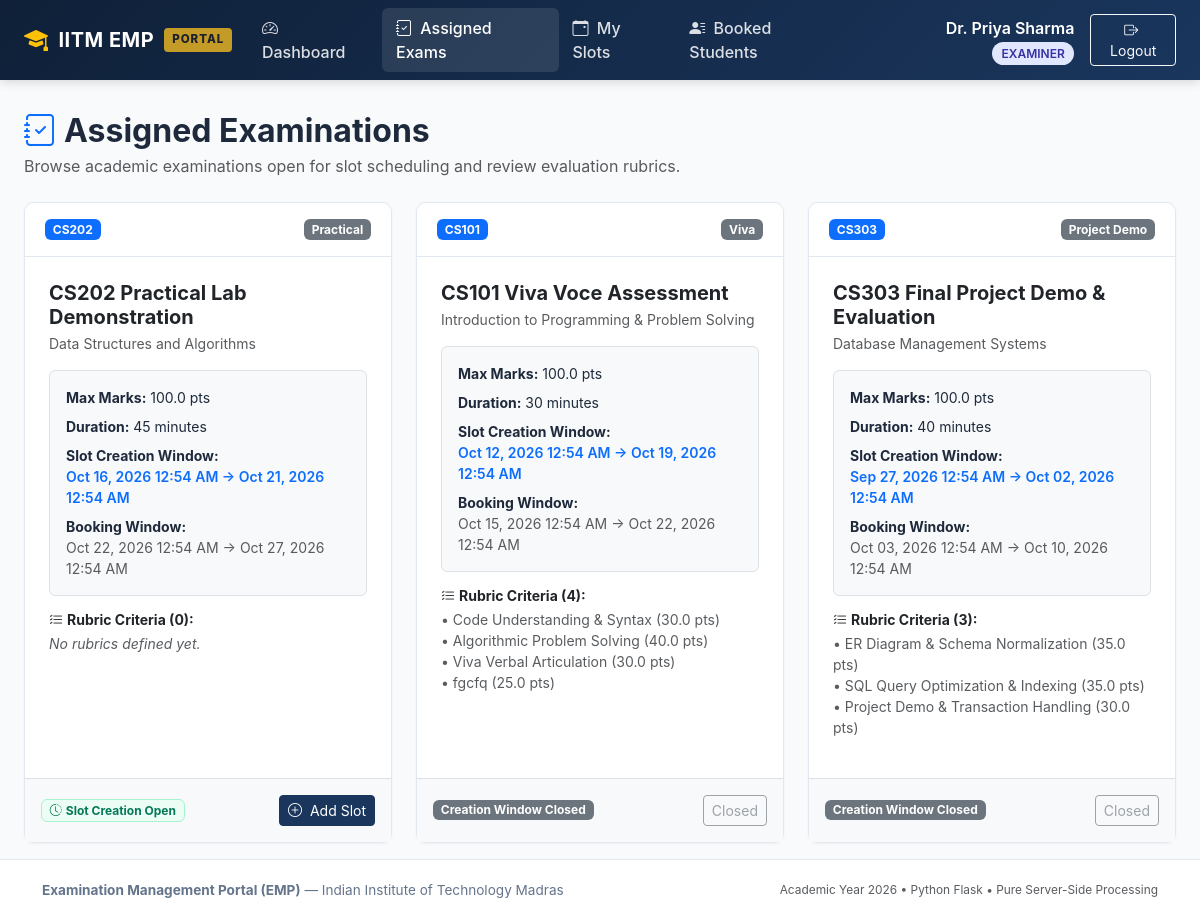
The page /examiner/examinations (signed in) on the database its author committed.
### models/user.py (models this page shows, shortened)
class User(UserMixin, db.Model):
    __tablename__ = 'users'
    id = db.Column(db.Integer, primary_key=True, autoincrement=True)
    name = db.Column(db.String(150), nullable=False)
    email = db.Column(db.String(150), unique=True, nullable=False, index=True)
    password_hash = db.Column(db.String(256), nullable=False)
    role = db.Column(db.String(20), nullable=False)
    status = db.Column(db.String(20), nullable=False, default='active')
    created_at = db.Column(db.DateTime, default=datetime.now, nullable=False)
    examiner_profile = db.relationship('ExaminerProfile', back_populates='user', uselist=False, cascade='all, delete-orphan')
    slots = db.relationship('ExaminationSlot', back_populates='examiner', foreign_keys='ExaminationSlot.examiner_id', cascade='all, delete-orphan')
    bookings = db.relationship('Booking', back_populates='student', foreign_keys='Booking.student_id', cascade='all, delete-orphan')

### models/examination.py (models this page shows, shortened)
class Examination(db.Model):
    __tablename__ = 'examinations'
    exam_id = db.Column(db.Integer, primary_key=True, autoincrement=True)
    course_id = db.Column(db.Integer, db.ForeignKey('courses.course_id', ondelete='CASCADE'), nullable=False)
    examination_name = db.Column(db.String(200), nullable=False)
    examination_type = db.Column(db.String(50), nullable=False)
    duration = db.Column(db.Integer, nullable=False, default=30)
    maximum_marks = db.Column(db.Float, nullable=False, default=100.0)
    slot_creation_start = db.Column(db.DateTime, nullable=False)
    slot_creation_end = db.Column(db.DateTime, nullable=False)
    slot_booking_start = db.Column(db.DateTime, nullable=False)
    slot_booking_end = db.Column(db.DateTime, nullable=False)
    status = db.Column(db.String(30), nullable=False, default='Draft')
    course = db.relationship('Course', back_populates='examinations')
    rubrics = db.relationship('Rubric', back_populates='examination', cascade='all, delete-orphan')
    slots = db.relationship('ExaminationSlot', back_populates='examination', cascade='all, delete-orphan')
    def is_slot_creation_period(self, check_time=None):
        if self.status in ['Draft', 'Completed', 'Closed']:
            return False
        t = check_time or datetime.now()
        return self.slot_creation_start <= t <= self.slot_creation_end

### models/course.py (models this page shows, shortened)
class Course(db.Model):
    __tablename__ = 'courses'
    course_id = db.Column(db.Integer, primary_key=True, autoincrement=True)
    course_code = db.Column(db.String(50), unique=True, nullable=False, index=True)
    course_name = db.Column(db.String(200), nullable=False)
    description = db.Column(db.Text, nullable=True)
    status = db.Column(db.String(20), nullable=False, default='active')
    examinations = db.relationship('Examination', back_populates='course', cascade='all, delete-orphan')

### models/rubric.py (models this page shows, shortened)
class Rubric(db.Model):
    __tablename__ = 'rubrics'
    rubric_id = db.Column(db.Integer, primary_key=True, autoincrement=True)
    examination_id = db.Column(db.Integer, db.ForeignKey('examinations.exam_id', ondelete='CASCADE'), nullable=False)
    criterion_name = db.Column(db.String(200), nullable=False)
    maximum_marks = db.Column(db.Float, nullable=False)
    weightage = db.Column(db.Float, nullable=False, default=100.0)
    description = db.Column(db.Text, nullable=True)
    examination = db.relationship('Examination', back_populates='rubrics')
    evaluations = db.relationship('Evaluation', back_populates='rubric', cascade='all, delete-orphan')

### routes/examiner.py (the view)
@examiner_bp.route('/examinations')
def assigned_examinations():
    now = datetime.now()
    all_exams = Examination.query.filter(Examination.status != 'Draft').order_by(Examination.slot_creation_start.desc()).all()
    my_slots = ExaminationSlot.query.filter_by(examiner_id=current_user.id).all()
    my_exam_ids = {s.examination_id for s in my_slots}
    return render_template(
        'examiner/assigned_exams.html',
        examinations=all_exams,
        my_exam_ids=my_exam_ids,
        now=now
    )

### routes/examiner.py (called while the page is built)
@examiner_bp.before_request
@login_required
@role_required('examiner')
def check_examiner():
    pass

### templates/examiner/assigned_exams.html (shortened to what this page needs)
{% extends 'base.html' %}
{% block content %}
<div class="d-flex flex-column flex-md-row justify-content-between align-items-md-center mb-4 gap-2">
  <div>
    <h2 class="fw-bold mb-1"><i class="bi bi-journal-check text-primary me-2"></i>Assigned Examinations</h2>
    <p class="text-muted mb-0">Browse academic examinations open for slot scheduling and review evaluation rubrics.</p>
  </div>
</div>
<div class="row g-4">
  {% for exam in examinations %}
    <div class="col-md-6 col-lg-4">
      <div class="emp-card h-100 d-flex flex-column">
        <div class="emp-card-header d-flex justify-content-between align-items-center">
          <span class="badge bg-primary">{{ exam.course.course_code }}</span>
          <span class="badge bg-secondary">{{ exam.examination_type }}</span>
        </div>
        <div class="p-4 flex-grow-1">
          <h5 class="fw-bold text-dark mb-1">{{ exam.examination_name }}</h5>
          <p class="text-muted small mb-3">{{ exam.course.course_name }}</p>
          <div class="bg-light p-3 rounded small mb-3 border">
            <div class="mb-2"><strong>Max Marks:</strong> {{ exam.maximum_marks }} pts</div>
            <div class="mb-2"><strong>Duration:</strong> {{ exam.duration }} minutes</div>
            <div class="mb-2">
              <strong>Slot Creation Window:</strong>
              <div class="text-primary fw-semibold">{{ exam.slot_creation_start | datetime_format }} &rarr; {{ exam.slot_creation_end | datetime_format }}</div>
            </div>
            <div>
              <strong>Booking Window:</strong>
              <div class="text-muted">{{ exam.slot_booking_start | datetime_format }} &rarr; {{ exam.slot_booking_end | datetime_format }}</div>
            </div>
          </div>
          <div class="mb-3">
            <h6 class="fw-bold small text-dark mb-1"><i class="bi bi-list-check me-1"></i>Rubric Criteria ({{ exam.rubrics|length }}):</h6>
            <ul class="list-unstyled small text-muted mb-0">
              {% for r in exam.rubrics %}
                <li>&bull; {{ r.criterion_name }} ({{ r.maximum_marks }} pts)</li>
              {% else %}
                <li class="fst-italic">No rubrics defined yet.</li>
              {% endfor %}
            </ul>
          </div>
        </div>
        <div class="p-3 bg-light border-top d-flex justify-content-between align-items-center">
          {% if exam.is_slot_creation_period(now) %}
            <span class="badge badge-status-open"><i class="bi bi-clock-history me-1"></i>Slot Creation Open</span>
            <a href="{{ url_for('examiner.new_slot', exam_id=exam.exam_id) }}" class="btn btn-sm btn-emp-primary">
              <i class="bi bi-plus-circle me-1"></i> Add Slot
            </a>
          {% elif now < exam.slot_creation_start %}
            <span class="badge bg-secondary">Creation Opens Later</span>
            <button class="btn btn-sm btn-outline-secondary" disabled>Locked</button>
          {% else %}
            <span class="badge bg-secondary">Creation Window Closed</span>
            <button class="btn btn-sm btn-outline-secondary" disabled>Closed</button>
          {% endif %}
        </div>
      </div>
    </div>
  {% endfor %}
</div>
{% endblock %}

### templates/base.html (shortened to what this page needs)
<!DOCTYPE html>
<html lang="en">
<head>
  <link href="https://cdn.jsdelivr.net/npm/bootstrap@5.3.3/dist/css/bootstrap.min.css" rel="stylesheet">
  <link href="https://cdn.jsdelivr.net/npm/bootstrap-icons@1.11.3/font/bootstrap-icons.min.css" rel="stylesheet">
  <link rel="stylesheet" href="{{ url_for('static', filename='css/style.css') }}">
</head>
<body>
  <nav class="navbar navbar-expand-lg navbar-dark emp-navbar sticky-top">
    <div class="container-fluid px-lg-4">
      <a class="navbar-brand emp-brand" href="{{ url_for('index') }}">
        <i class="bi bi-mortarboard-fill text-warning fs-4"></i>
        <span>IITM EMP</span>
        <span class="emp-brand-badge">PORTAL</span>
      </a>
      <div class="collapse navbar-collapse" id="empNavbarNav">
        <ul class="navbar-nav me-auto mb-2 mb-lg-0">
          {% if current_user.is_authenticated %}
            {% if current_user.role == 'admin' %}
              <li class="nav-item">
                <a class="nav-link {% if request.endpoint == 'admin.dashboard' %}active{% endif %}" href="{{ url_for('admin.dashboard') }}">
                  <i class="bi bi-speedometer2 me-1"></i> Dashboard
                </a>
              </li>
              <li class="nav-item">
                <a class="nav-link {% if 'courses' in request.endpoint %}active{% endif %}" href="{{ url_for('admin.courses') }}">
                  <i class="bi bi-journal-bookmark me-1"></i> Courses
                </a>
              </li>
              <li class="nav-item">
                <a class="nav-link {% if 'examination' in request.endpoint %}active{% endif %}" href="{{ url_for('admin.examinations') }}">
                  <i class="bi bi-file-earmark-text me-1"></i> Examinations
                </a>
              </li>
              <li class="nav-item">
                <a class="nav-link {% if 'examiners' in request.endpoint %}active{% endif %}" href="{{ url_for('admin.examiners') }}">
                  <i class="bi bi-people me-1"></i> Examiners
                </a>
              </li>
              <li class="nav-item">
                <a class="nav-link {% if 'slots' in request.endpoint %}active{% endif %}" href="{{ url_for('admin.slots') }}">
                  <i class="bi bi-calendar3 me-1"></i> Slots
                </a>
              </li>
              <li class="nav-item">
                <a class="nav-link {% if 'bookings' in request.endpoint %}active{% endif %}" href="{{ url_for('admin.bookings') }}">
                  <i class="bi bi-ticket-perforated me-1"></i> Bookings
                </a>
              </li>
              <li class="nav-item">
                <a class="nav-link {% if request.endpoint == 'admin.search' %}active{% endif %}" href="{{ url_for('admin.search') }}">
                  <i class="bi bi-search me-1"></i> Global Search
                </a>
              </li>
            {% elif current_user.role == 'examiner' and current_user.status == 'active' %}
              <li class="nav-item">
                <a class="nav-link {% if request.endpoint == 'examiner.dashboard' %}active{% endif %}" href="{{ url_for('examiner.dashboard') }}">
                  <i class="bi bi-speedometer2 me-1"></i> Dashboard
                </a>
              </li>
              <li class="nav-item">
                <a class="nav-link {% if request.endpoint == 'examiner.assigned_examinations' %}active{% endif %}" href="{{ url_for('examiner.assigned_examinations') }}">
                  <i class="bi bi-journal-check me-1"></i> Assigned Exams
                </a>
              </li>
              <li class="nav-item">
                <a class="nav-link {% if request.endpoint == 'examiner.slots' %}active{% endif %}" href="{{ url_for('examiner.slots') }}">
                  <i class="bi bi-calendar-event me-1"></i> My Slots
                </a>
              </li>
              <li class="nav-item">
                <a class="nav-link {% if request.endpoint == 'examiner.students' %}active{% endif %}" href="{{ url_for('examiner.students') }}">
                  <i class="bi bi-person-lines-fill me-1"></i> Booked Students
                </a>
              </li>
            {% endif %}
          {% endif %}
        </ul>
        <div class="d-flex align-items-center gap-3">
          {% if current_user.is_authenticated %}
            <div class="text-white text-end d-none d-md-block">
              <span class="fw-semibold">{{ current_user.name }}</span>
              <span class="user-role-badge role-{{ current_user.role }} ms-1">{{ current_user.role }}</span>
            </div>
            <a href="{{ url_for('auth.logout') }}" class="btn btn-outline-light btn-sm">
              <i class="bi bi-box-arrow-right me-1"></i> Logout
            </a>
          {% endif %}
        </div>
      </div>
    </div>
  </nav>
  <main class="container-fluid px-lg-4 py-3">
    {% block content %}{% endblock %}
  </main>
  <footer class="emp-footer text-center mt-auto">
    <div class="container">
      <div class="d-flex flex-column flex-md-row justify-content-between align-items-center">
        <div>
          <strong>Examination Management Portal (EMP)</strong> &mdash; Indian Institute of Technology Madras
        </div>
        <div class="text-muted small mt-2 mt-md-0">
          Academic Year {{ current_year }} &bull; Python Flask &bull; Pure Server-Side Processing
        </div>
      </div>
    </div>
  </footer>
</body>
</html>

### static/css/style.css (style rules this page uses)
:root { --emp-primary: #1a365d; --emp-primary-light: #2b6cb0; --emp-primary-dark: #0f2038; --emp-accent: #c59b27; --emp-accent-hover: #b0881e; --emp-bg: #f8fafc; --emp-card-bg: #ffffff; --emp-border: #e2e8f0; --emp-text-main: #1e293b; --emp-text-muted: #64748b; --emp-success: #10b981; --emp-warning: #f59e0b; --emp-danger: #ef4444; }
body { font-family: -apple-system, BlinkMacSystemFont, "Segoe UI", Roboto, "Helvetica Neue", Arial, sans-serif; background-color: var(--emp-bg); color: var(--emp-text-main); min-height: 100vh; display: flex; flex-direction: column; }
.emp-navbar { background: linear-gradient(135deg, var(--emp-primary-dark) 0%, var(--emp-primary) 100%); box-shadow: 0 2px 10px rgba(0, 0, 0, 0.15); }
.emp-brand { font-weight: 700; letter-spacing: 0.5px; color: #ffffff !important; display: flex; align-items: center; gap: 10px; }
.emp-brand-badge { background: var(--emp-accent); color: #1a202c; font-size: 0.72rem; font-weight: 800; padding: 3px 8px; border-radius: 4px; letter-spacing: 1px; }
.navbar-dark .navbar-nav .nav-link { color: rgba(255, 255, 255, 0.85); font-weight: 500; transition: all 0.2s ease; padding: 0.5rem 0.85rem; border-radius: 6px; }
.navbar-dark .navbar-nav .nav-link:hover, .navbar-dark .navbar-nav .nav-link.active { color: #ffffff; background: rgba(255, 255, 255, 0.1); }
.user-role-badge { font-size: 0.75rem; font-weight: 600; text-transform: uppercase; padding: 0.25rem 0.6rem; border-radius: 20px; }
.role-examiner { background-color: #e0e7ff; color: #3730a3; }
main { flex: 1 0 auto; }
.emp-card { background: var(--emp-card-bg); border: 1px solid var(--emp-border); border-radius: 10px; box-shadow: 0 1px 3px rgba(0, 0, 0, 0.05); transition: box-shadow 0.2s ease; }
.emp-card-header { background: #ffffff; border-bottom: 1px solid var(--emp-border); font-weight: 600; padding: 1rem 1.25rem; border-radius: 10px 10px 0 0; }
.btn-emp-primary { background-color: var(--emp-primary); border-color: var(--emp-primary); color: #ffffff; }
.badge-status-open { background-color: #ecfdf5; color: #047857; border: 1px solid #a7f3d0; }
.emp-footer { background: #ffffff; border-top: 1px solid var(--emp-border); padding: 1.25rem 0; font-size: 0.85rem; color: var(--emp-text-muted); }

### rows shown on the page
User: name "Dr. Priya Sharma", role "EXAMINER"
Examination: course.course_code "CS202", examination_type "Practical", examination_name "CS202 Practical Lab Demonstration", course.course_name "Data Structures and Algorithms", maximum_marks "100.0", duration "45", slot_creation_start "Oct 16, 2026 12:54 AM", slot_creation_end "Oct 21, 2026 12:54 AM", slot_booking_start "Oct 22, 2026 12:54 AM", slot_booking_end "Oct 27, 2026 12:54 AM", rubrics|length "0"
Examination: course.course_code "CS101", examination_type "Viva", examination_name "CS101 Viva Voce Assessment", course.course_name "Introduction to Programming & Problem Solving", maximum_marks "100.0", duration "30", slot_creation_start "Oct 12, 2026 12:54 AM", slot_creation_end "Oct 19, 2026 12:54 AM", slot_booking_start "Oct 15, 2026 12:54 AM", slot_booking_end "Oct 22, 2026 12:54 AM", rubrics|length "4", status "Creation Window Closed"
Rubric: criterion_name "Code Understanding & Syntax", maximum_marks "30.0"
Rubric: criterion_name "Algorithmic Problem Solving", maximum_marks "40.0"
Rubric: criterion_name "Viva Verbal Articulation", maximum_marks "30.0"
Rubric: criterion_name "fgcfq", maximum_marks "25.0"
Examination: course.course_code "CS303", examination_type "Project Demo", examination_name "CS303 Final Project Demo & Evaluation", course.course_name "Database Management Systems", maximum_marks "100.0", duration "40", slot_creation_start "Sep 27, 2026 12:54 AM", slot_creation_end "Oct 02, 2026 12:54 AM", slot_booking_start "Oct 03, 2026 12:54 AM", slot_booking_end "Oct 10, 2026 12:54 AM", rubrics|length "3", status "Creation Window Closed"
Rubric: criterion_name "ER Diagram & Schema Normalization", maximum_marks "35.0"
Rubric: criterion_name "SQL Query Optimization & Indexing", maximum_marks "35.0"
Rubric: criterion_name "Project Demo & Transaction Handling", maximum_marks "30.0"
